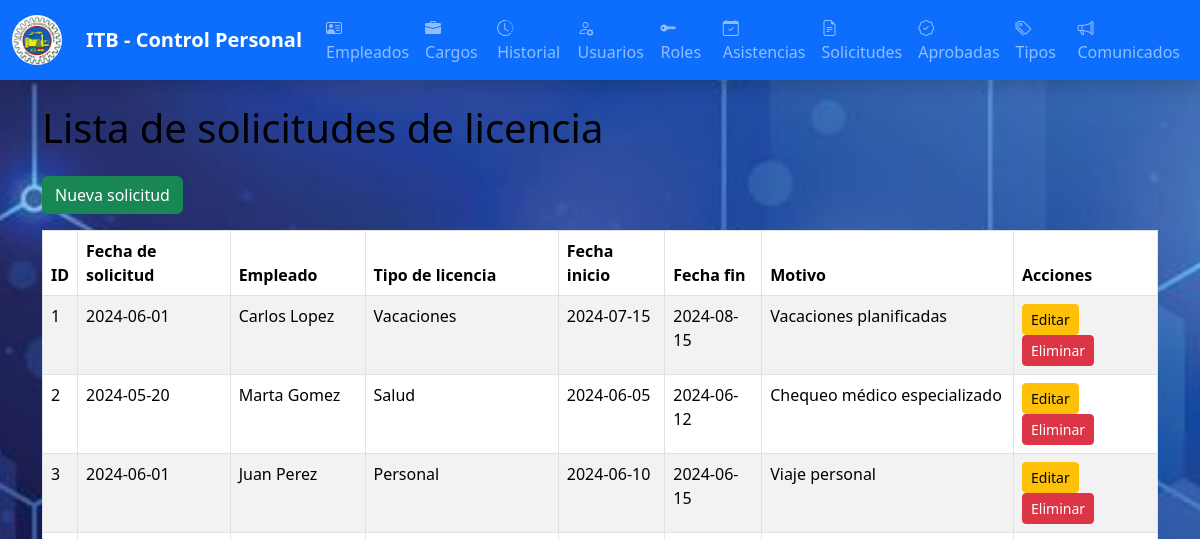
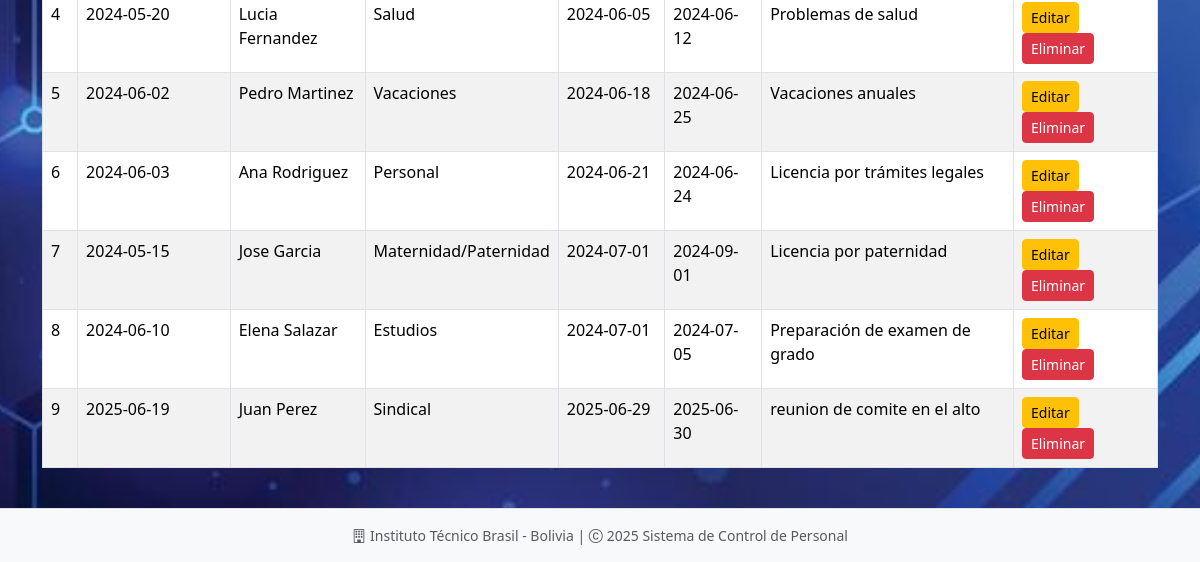
Before: /solicitudes_licencia/ with the older database file (2 pictures, top to bottom).
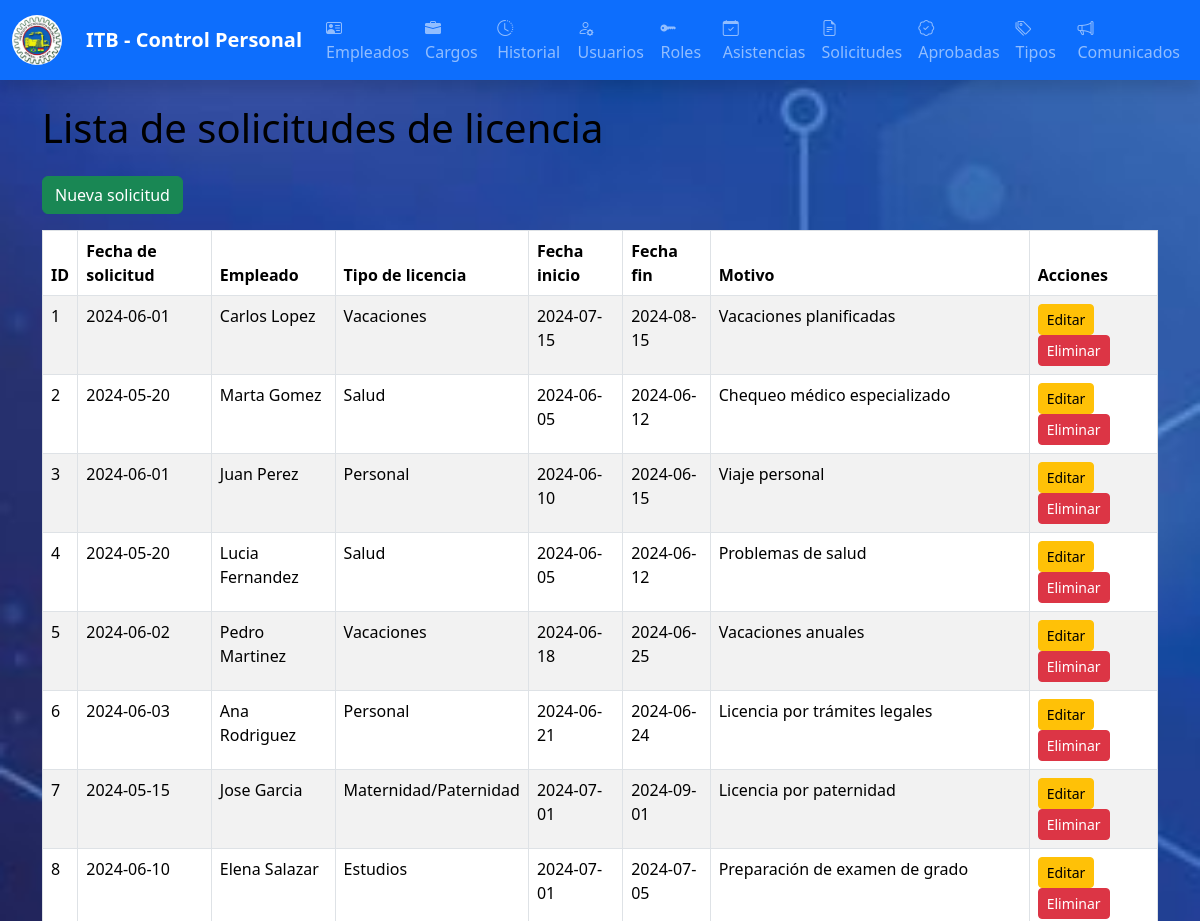
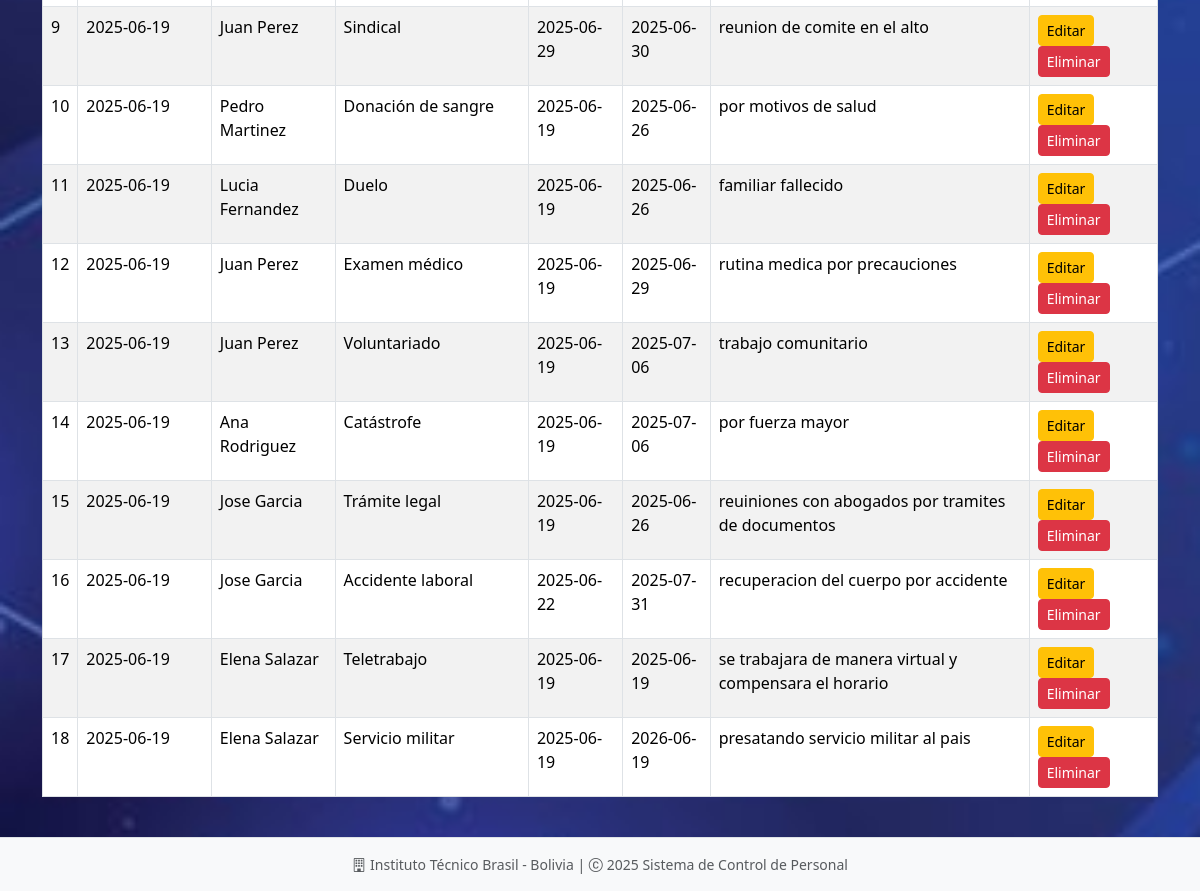
After: the same page with the newer database file (2 pictures, top to bottom).
### models/solicitud_licencia_model.py (models this page shows, shortened)
class SolicitudLicencia(db.Model):
    __tablename__ = "solicitudes_licencia"
    id = db.Column(db.Integer, primary_key=True)
    fecha_solicitud = db.Column(db.Date, default=date.today, nullable=False)
    fecha_inicio = db.Column(db.Date, nullable=False)
    fecha_fin = db.Column(db.Date, nullable=False)
    motivo = db.Column(db.Text, nullable=False)
    empleado_id = db.Column(db.Integer, db.ForeignKey('empleados.id'), nullable=False)
    tipo_licencia_id = db.Column(db.Integer, db.ForeignKey('tipos_licencia.id'), nullable=False)
    empleado = db.relationship('Empleado', back_populates='solicitudes_licencia')
    tipo_licencia = db.relationship('TipoLicencia', back_populates='solicitudes')
    licencia_aprobada = db.relationship('LicenciaAprobada', back_populates='solicitud_licencia', uselist=False)
    @staticmethod
    def get_all():
        return SolicitudLicencia.query.all()

### models/empleado_model.py (models this page shows, shortened)
class Empleado(db.Model):
    __tablename__ = "empleados"
    id = db.Column(db.Integer, primary_key=True)
    nombre = db.Column(db.String(255), nullable=False)
    apellido = db.Column(db.String(255), nullable=False)
    ci = db.Column(db.String(20), nullable=False, unique=True)
    email = db.Column(db.String(255), nullable=False, unique=True)
    telefono = db.Column(db.String(20), nullable=False)
    fecha = db.Column(db.DateTime, nullable=False, default=datetime.utcnow)
    cargo_id = db.Column(db.Integer, db.ForeignKey('cargos.id'), nullable=False)
    cargo = db.relationship('Cargo', back_populates='empleados')
    usuarios = db.relationship('Usuario', back_populates='empleado', uselist=False)
    asistencias = db.relationship('Asistencia', back_populates='empleado', cascade='all, delete-orphan')
    historial_laboral = db.relationship('Historial', back_populates='empleado', cascade='all, delete-orphan')
    licencias_aprobadas = db.relationship('LicenciaAprobada', back_populates='empleado', cascade='all, delete-orphan')
    solicitudes_licencia = db.relationship('SolicitudLicencia', back_populates='empleado', cascade='all, delete-orphan')
    def delete(self):
        db.session.delete(self)
        db.session.commit()

### models/tipo_licencia_model.py (models this page shows, shortened)
class TipoLicencia(db.Model):
    __tablename__ = 'tipos_licencia'
    id = db.Column(db.Integer, primary_key=True)
    nombre = db.Column(db.String(100), nullable=False)
    descripcion = db.Column(db.String(200))
    solicitudes = db.relationship('SolicitudLicencia', back_populates='tipo_licencia', cascade='all, delete-orphan')
    def delete(self):
        db.session.delete(self)
        db.session.commit()

### controllers/solicitud_licencia_controller.py (the view)
@solicitud_licencia_bp.route('/')
def index():
    solicitudes = SolicitudLicencia.get_all()
    return solicitud_licencia_view.list(solicitudes)

### run.py (called while the page is built)
@app.context_processor
def inject_active_path():
    def is_active(path):
        return 'active' if request.path == path else ''
    return(dict(is_active = is_active))

### views/solicitud_licencia_view.py (called while the page is built)
def list(solicitudes):
    return render_template('admin/solicitud_licencias/index.html', solicitudes=solicitudes)

### templates/admin/solicitud_licencias/index.html (shortened to what this page needs)
{% extends 'admin/base.html' %}
{% block content %}
<h1 class="mb-4">Lista de solicitudes de licencia</h1>
<a href="{{ url_for('solicitud_licencia.create') }}" class="btn btn-success mb-3">Nueva solicitud</a>
<table class="table table-striped table-bordered table-hover">
    <thead class="thead-dark">
        <tr>
            <th>ID</th>
            <th>Fecha de solicitud</th>
            <th>Empleado</th>
            <th>Tipo de licencia</th>
            <th>Fecha inicio</th>
            <th>Fecha fin</th>
            <th>Motivo</th>
            <th>Acciones</th>
        </tr>
    </thead>
    <tbody>
        {% for solicitud in solicitudes %}
        <tr>
            <td>{{ solicitud.id }}</td>
            <td>{{ solicitud.fecha_solicitud.strftime('%Y-%m-%d') if solicitud.fecha_solicitud else '' }}</td>
            <td>{{ solicitud.empleado.nombre}} {{ solicitud.empleado.apellido}}</td>
            <td>{{ solicitud.tipo_licencia.nombre }}</td>
            <td>{{ solicitud.fecha_inicio.strftime('%Y-%m-%d') if solicitud.fecha_inicio else '' }}</td>
            <td>{{ solicitud.fecha_fin.strftime('%Y-%m-%d') if solicitud.fecha_fin else '' }}</td>
            <td>{{ solicitud.motivo }}</td>
            <td>
                <a href="{{ url_for('solicitud_licencia.edit', id=solicitud.id) }}" class="btn btn-warning btn-sm">Editar</a>
                <a href="{{ url_for('solicitud_licencia.delete', id=solicitud.id) }}" class="btn btn-danger btn-sm ml-2" onclick="return confirm('¿Estás seguro de eliminar esta solicitud?');">Eliminar</a>
            </td>
        </tr>
        {% endfor %}
    </tbody>
</table>
{% endblock %}

Changed rows visible on the page:
added SolicitudLicencia: id "10", fecha_solicitud "2025-06-19", empleado.nombre "Pedro", empleado.apellido "Martinez", tipo_licencia.nombre "Donación de sangre", fecha_inicio "2025-06-19", fecha_fin "2025-06-26", motivo "por motivos de salud"
added SolicitudLicencia: id "11", fecha_solicitud "2025-06-19", empleado.nombre "Lucia", empleado.apellido "Fernandez", tipo_licencia.nombre "Duelo", fecha_inicio "2025-06-19", fecha_fin "2025-06-26", motivo "familiar fallecido"
added SolicitudLicencia: id "12", fecha_solicitud "2025-06-19", empleado.nombre "Juan", empleado.apellido "Perez", tipo_licencia.nombre "Examen médico", fecha_inicio "2025-06-19", fecha_fin "2025-06-29", motivo "rutina medica por precauciones"
added SolicitudLicencia: id "13", fecha_solicitud "2025-06-19", empleado.nombre "Juan", empleado.apellido "Perez", tipo_licencia.nombre "Voluntariado", fecha_inicio "2025-06-19", fecha_fin "2025-07-06", motivo "trabajo comunitario"
added SolicitudLicencia: id "14", fecha_solicitud "2025-06-19", empleado.nombre "Ana", empleado.apellido "Rodriguez", tipo_licencia.nombre "Catástrofe", fecha_inicio "2025-06-19", fecha_fin "2025-07-06", motivo "por fuerza mayor"
added SolicitudLicencia: id "15", fecha_solicitud "2025-06-19", empleado.nombre "Jose", empleado.apellido "Garcia", tipo_licencia.nombre "Trámite legal", fecha_inicio "2025-06-19", fecha_fin "2025-06-26", motivo "reuiniones con abogados por tramites de documentos"
added SolicitudLicencia: id "16", fecha_solicitud "2025-06-19", empleado.nombre "Jose", empleado.apellido "Garcia", tipo_licencia.nombre "Accidente laboral", fecha_inicio "2025-06-22", fecha_fin "2025-07-31", motivo "recuperacion del cuerpo por accidente"
added SolicitudLicencia: id "17", fecha_solicitud "2025-06-19", empleado.nombre "Elena", empleado.apellido "Salazar", tipo_licencia.nombre "Teletrabajo", fecha_inicio "2025-06-19", fecha_fin "2025-06-19", motivo "se trabajara de manera virtual y compensara el horario"
added SolicitudLicencia: id "18", fecha_solicitud "2025-06-19", empleado.nombre "Elena", empleado.apellido "Salazar", tipo_licencia.nombre "Servicio militar", fecha_inicio "2025-06-19", fecha_fin "2026-06-19", motivo "presatando servicio militar al pais"
